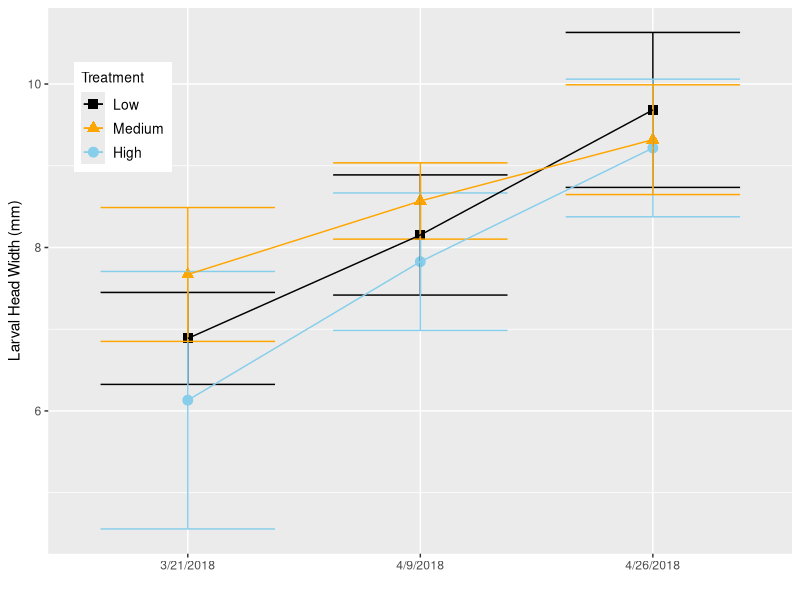
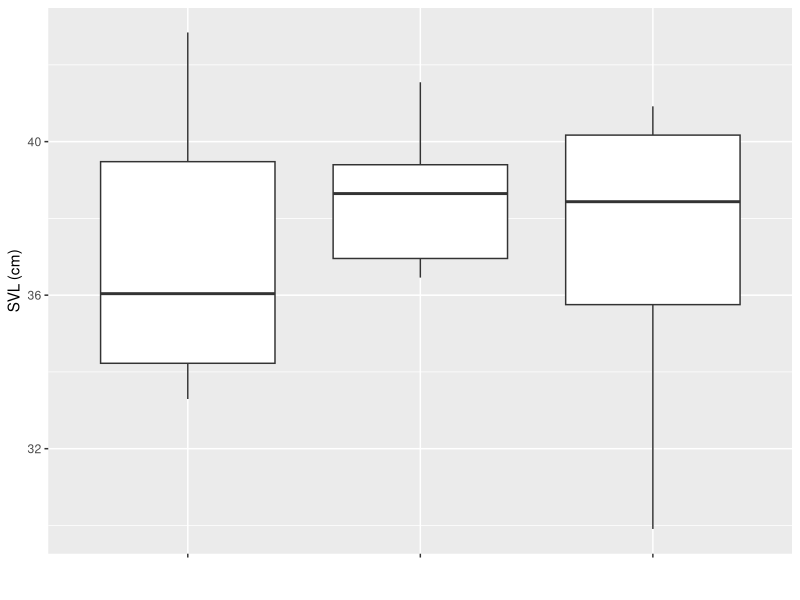
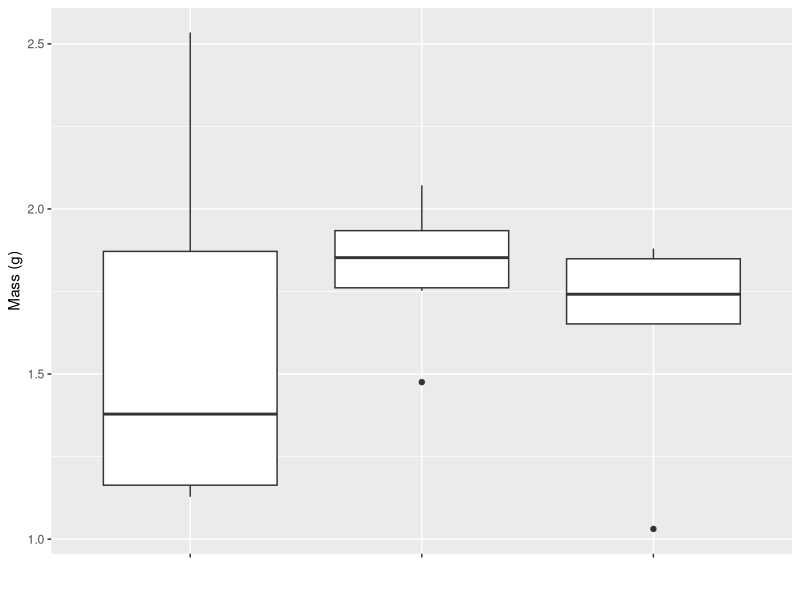
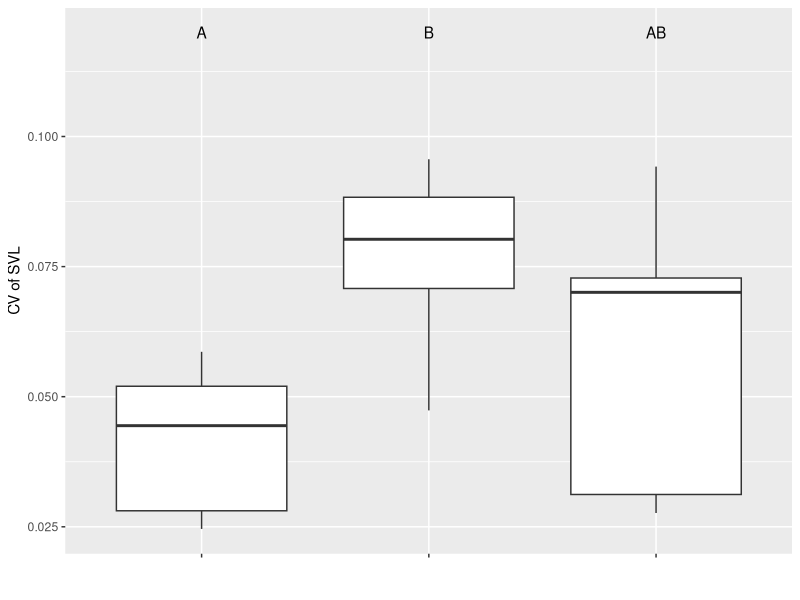
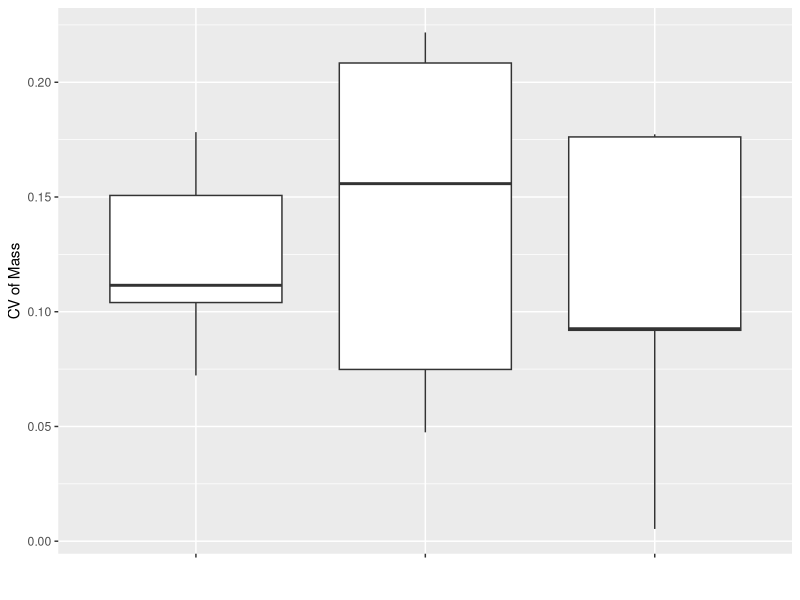
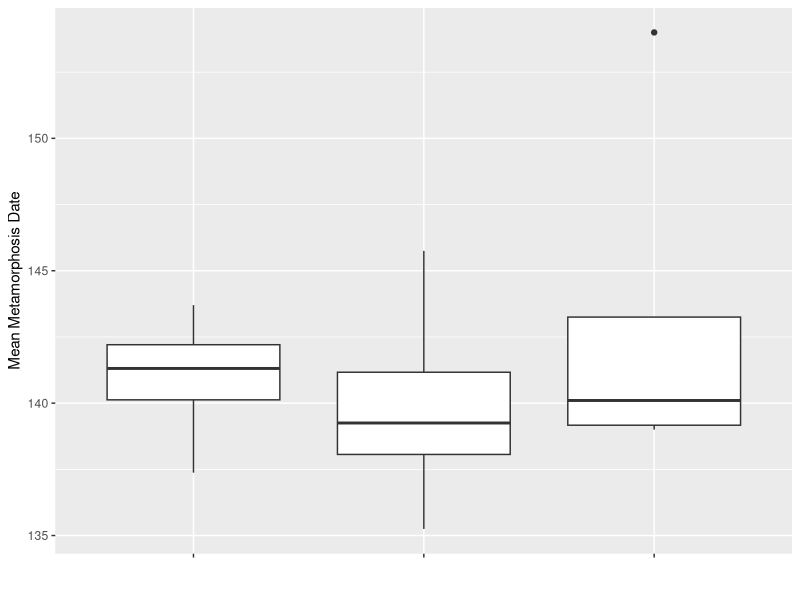
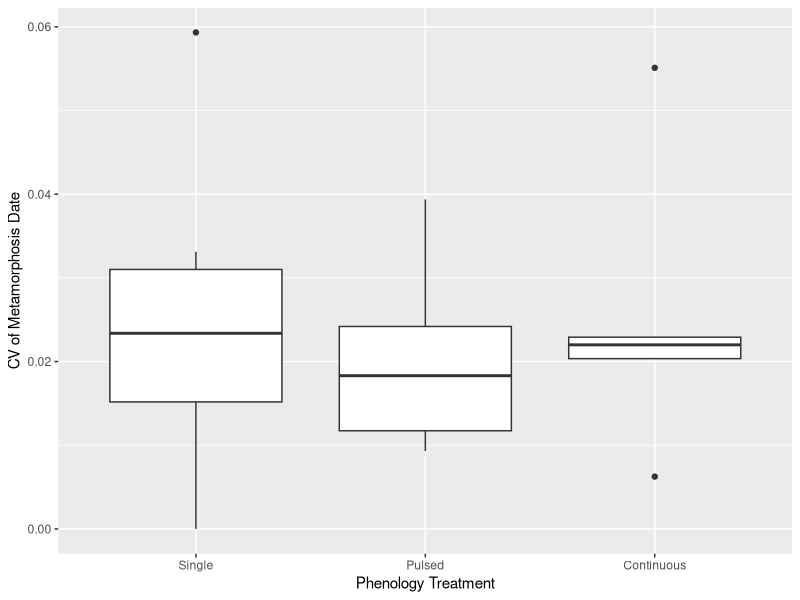
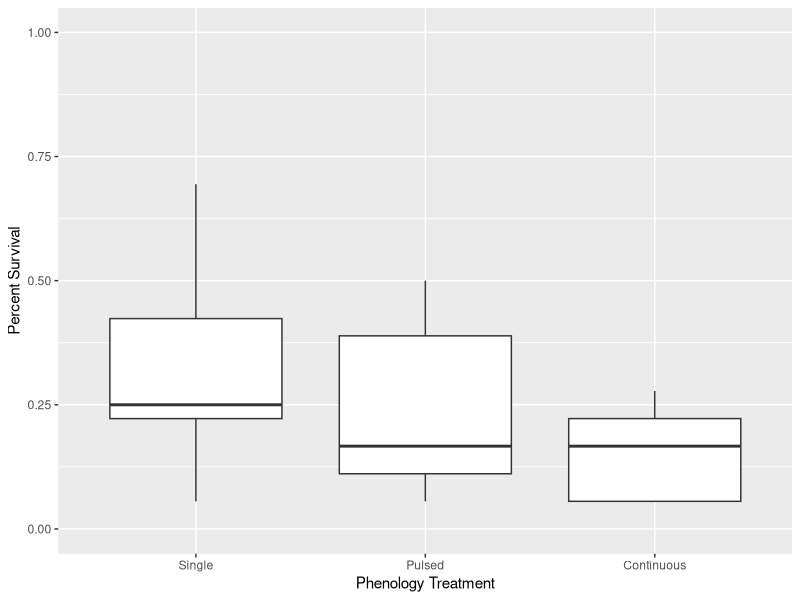

R code for these plots, in order: (Note: this script raises an error after producing the figures.)
###Phenological Variation in Ringed Salamanders###

#set working directory
setwd("C:/Users/Tom/Documents/GitRepos/AnnulatumPhenologicalVariation/")

#clear workspace
rm(list=ls())

#load necessary packages
library(dplyr)
library(tidyr)
library(ggplot2)
library(car)
library(vegan)
library(cowplot)
library(nlme)
library(emmeans)
library(lme4)

#Make function to change dates
extrdate<-function(dat,name){
  dat$Year<-as.numeric(format(as.Date(as.character(dat[,name]),"%m/%d/%Y"),"%Y"))
  dat$Month<-as.numeric(format(as.Date(as.character(dat[,name]),"%m/%d/%Y"),"%m"))
  dat$Day<-as.numeric(format(as.Date(as.character(dat[,name]),"%m/%d/%Y"),"%d"))
  dat$Jdate<-as.numeric(format(as.Date(as.character(dat[,name]),"%m/%d/%Y"),"%j"))
  return(dat)
}

#load data
meta_size<-read.csv("Data/metamorph_size.csv",na.strings = c("-"))
larv_size <- read.csv("Data/larval_size.csv")
tank_key<-read.csv("Data/tank_key.csv",na.strings = c("-"))
larv_surv<-read.csv("Data/larval_survival.csv",na.strings = c("-"))
chla<-read.csv("Data/chla.csv")
zoop<-read.csv("Data/zooplankton.csv")

#Combine and extract relevant
meta_size<-merge(meta_size,tank_key,all=T,by="Tank")
larv_surv<-merge(larv_surv,tank_key,by="Tank")
chla<-merge(chla,tank_key,by.x="Sample",by.y="Tank")

#extract month, day, year information and add Julian date column
meta_size<-extrdate(meta_size,name="Date")
larv_size<-extrdate(larv_size,name="Date")
larv_surv<-extrdate(larv_surv,name="Date")
chla<-extrdate(chla,name="DateCollected")
zoop<-extrdate(zoop,name="Date_Sampled")

#Attach larval counts at end of experiment to rest of data to calculate survival
meta_size<-bind_rows(meta_size,larv_surv)

#Calculate quantity of metamorphs 
meta_size$Quantity<-ifelse(is.na(meta_size$Quantity),1,meta_size$Quantity)

# Annulatum Larval Results ------------------------------------------------

#Take the average, sd and cv of each tank for larval size
larvdat<-larv_size%>%
  group_by(Tank,Treatment,Jdate,Date)%>%
  summarise(meanHW=mean(HW,na.rm=T),sdHW=sd(HW,na.rm=T),cvHW=sdHW/meanHW)

#take the treatment average, sd of each quantity above to plot means +/- SD
larv_plotdat<-larvdat%>%
  group_by(Treatment,Jdate,Date)%>%
  summarise(mean_mean=mean(meanHW,na.rm=T),mean_sd=mean(sdHW,na.rm=T),mean_cv=mean(cvHW,na.rm=T),
            sd_mean=sd(meanHW,na.rm=T),sd_sd=sd(sdHW,na.rm=T),sd_cv=sd(cvHW,na.rm=T))

#generate error bars for both mean and CV of head width
lim.mean<-aes(ymax=larv_plotdat$mean_mean+larv_plotdat$sd_mean,ymin=larv_plotdat$mean_mean-larv_plotdat$sd_mean)
lim.cv<-aes(ymax=larv_plotdat$mean_cv+larv_plotdat$sd_cv,ymin=larv_plotdat$mean_cv-larv_plotdat$sd_cv)

#Plot mean larval head width
mean.pl<-ggplot(larv_plotdat,aes(Date,mean_mean,shape=Treatment,group=Treatment,color=Treatment,shape=Treatment))+
  geom_point(size=3)+geom_errorbar(lim.mean,width=0.75)+
  geom_line()+labs(y="Larval Head Width (mm)",x="")+
  scale_x_discrete(limits=c("3/21/2018","4/9/2018","4/26/2018"))+
  scale_color_manual(values=c("black","orange","skyblue"),breaks=c("one_date","three_dates","six_dates"),labels=c("Low","Medium","High"))+
  theme(legend.position=c(0.1,0.8),legend.text=element_text(size=10),legend.title=element_text(size=10))+
  scale_shape_manual(values=c(15,17,19),breaks=c("one_date","three_dates","six_dates"),labels=c("Low","Medium","High"))
mean.pl

#Plot CV of larval head width
cv.pl<-ggplot(larv_plotdat,aes(Date,mean_cv,shape=Treatment,group=Treatment,color=Treatment))+
  geom_point(size=3)+
  geom_errorbar(lim.cv,width=0.75)+
  geom_line()+
  scale_x_discrete(limits=c("3/21/2018","4/9/2018","4/26/2018"))+
  labs(y="CV of Larval HW",x="Julian Date")+
  theme(legend.position = "none")+
  scale_color_manual(values=c("black","orange","skyblue"))+
  scale_shape_manual(values=c(15,17,19),breaks=c("one_date","three_dates","six_dates"),labels=c("Low","Medium","High"))

#save plot as .tiff file
tiff("Results/Fig1.tiff",height=7,width=3.5,units="in",res=600,compression=c("lzw"))
plot_grid(mean.pl,cv.pl,ncol=1,labels=c("A","B"),align="hv")
dev.off()

#Analyze Growth Rates
growthmod<-lme(meanHW~Treatment*Jdate,random=~Jdate|Tank,data=larvdat,na.action=na.omit)
summary(growthmod)
Anova(growthmod,type =3, test.statistic="F")

cvmod<-lme(cvHW~Treatment+Jdate,random=~Jdate|Tank,data=larvdat,na.action=na.omit)
summary(cvmod)
Anova(cvmod,test.statistic="F")


# Annulatum Metamorph Results ---------------------------------------------

#Aggregate annulatum metamorphosis data
aman_dat<-meta_size%>%
  filter(Species=="AMAN",Treatment!="Control")%>%
  group_by(Treatment,Tank)%>%
  summarise(SVL_mean=mean(SVL*10,na.rm=T),Mass_mean=mean(Mass,na.rm=T),Day_mean=mean(Jdate,na.rm=T),
            SVL_sd=sd(SVL*10,na.rm=T),Mass_sd=sd(Mass,na.rm=T),Day_sd=sd(Jdate,na.rm=T),
            SVL_cv=SVL_sd/SVL_mean,Mass_cv=Mass_sd/Mass_mean,Day_cv=Day_sd/Day_mean,
            Quantity=sum(Quantity,na.rm=T))%>%
  complete(Tank)
aman_dat$Quantity<-ifelse(is.na(aman_dat$Quantity),0,aman_dat$Quantity)

#plot annulatum data by treatment
aa.svl.pl<-ggplot(aman_dat,aes(Treatment,SVL_mean))+
  geom_boxplot()+labs(y="SVL (cm)",x="")+
  scale_x_discrete(labels=c("","",""));aa.svl.pl
aa.mass.pl<-ggplot(aman_dat,aes(Treatment,Mass_mean))+
  geom_boxplot()+
  labs(y="Mass (g)",x="")+
  scale_x_discrete(labels=c("","",""));aa.mass.pl
aa.svlcv.pl<-ggplot(aman_dat,aes(Treatment,SVL_cv))+
  geom_boxplot()+
  labs(y="CV of SVL",x="")+
  scale_x_discrete(labels=c("","",""))+
  annotate(geom="text",x=c(1,2,3),y=0.12,label=c("A","B","AB"));aa.svlcv.pl
aa.masscv.pl<-ggplot(aman_dat,aes(Treatment,Mass_cv))+
  geom_boxplot()+
  labs(y="CV of Mass",x="")+
  scale_x_discrete(labels=c("","",""));aa.masscv.pl
aa.day.pl<-ggplot(aman_dat,aes(Treatment,Day_mean))+
  geom_boxplot()+
  labs(y="Mean Metamorphosis Date",x="")+
  scale_x_discrete(labels=c("","",""));aa.day.pl
aa.daycv.pl<-ggplot(aman_dat,aes(Treatment,Day_cv))+
  geom_boxplot()+
  labs(y="CV of Metamorphosis Date",x="Phenology Treatment")+
  scale_x_discrete(labels=c("Single","Pulsed","Continuous"));aa.daycv.pl
aa.surv.pl<-ggplot(aman_dat,aes(Treatment,Quantity/36))+
  geom_boxplot()+lims(y=c(0,1))+
  labs(y="Percent Survival",x="Phenology Treatment")+
  scale_x_discrete(labels=c("Single","Pulsed","Continuous"));aa.surv.pl

#save plot as .tiff file
tiff("Results/Fig2.tiff",res=600,height=10.5,width=7,units="in",compression=c("lzw"))
plot_grid(aa.svl.pl,aa.svlcv.pl,aa.mass.pl,aa.masscv.pl,aa.day.pl,aa.daycv.pl,aa.surv.pl,
          ncol=2,align="hv",labels=LETTERS[1:6])
dev.off()

#Annulatum analysis
svl.mod<-lm(SVL_mean~Treatment,data=aman_dat)
svlcv.mod<-lm(SVL_cv~Treatment,data=aman_dat)
mass.mod<-lm(Mass_mean~Treatment,data=aman_dat)
masscv.mod<-lm(Mass_cv~Treatment,data=aman_dat)
day.mod<-lm(Day_mean~Treatment,data=aman_dat)
daycv.mod<-lm(Day_cv~Treatment,data=aman_dat)
surv.mod<-glmer(cbind(Quantity,36-Quantity)~Treatment+(1|Tank),data=aman_dat,binomial)
Anova(svl.mod)
Anova(svlcv.mod)
Anova(mass.mod)
Anova(masscv.mod)
Anova(day.mod)
Anova(daycv.mod)
Anova(surv.mod)
summary(svl.mod)
summary(svlcv.mod)
summary(mass.mod)
summary(masscv.mod)
summary(day.mod)
summary(daycv.mod)
summary(surv.mod)

# Prey Results ------------------------------------------------------------

#Calculate prey survival and diversity
surv_wide<-meta_size%>%
  filter(Treatment!="Control")%>%
  group_by(Tank,Species)%>%
  summarise(Quantity=sum(Quantity,na.rm=T))%>%
  spread(key=Species,value = Quantity,fill = "0")
surv_wide<-sapply(as.data.frame(surv_wide),as.numeric)
AMSP<-surv_wide[,"AMMA"]+surv_wide[,"AMTE"]
surv_wide<-as.data.frame(cbind(surv_wide,AMSP))
surv_wide$Diversity<-diversity(surv_wide[,c("BUAM","PSFE","RASP","HYLA","AMSP")])
surv_wide$Richness<-apply(surv_wide[,c("BUAM","PSFE","RASP","HYLA","AMSP")],1,function(x){sum(x>0)})

#merge with larval and metamorph annulatum data
all_wide<-merge(surv_wide,tank_key,by="Tank")
all_wide<-merge(all_wide,aman_dat[,c('Tank','Treatment','SVL_mean','Day_mean')],by=c("Tank","Treatment"),all=T)
all_wide<-merge(all_wide,larvdat[larvdat$Jdate==80,c("Tank","meanHW")],by="Tank",all=T)

#calculate survival
all_wide$TotalSurvival<-rowSums(all_wide[,c("AMSP","BUAM","PSFE","HYLA","RASP")],na.rm=T)
all_wide$TotalInitial<-rowSums(all_wide[,c("InitialAMMA","InitialBUAM","InitialPSFE","InitialHYLA","InitialRASP")],na.rm=T)
all_wide$PercentSurvival<-all_wide$TotalSurvival/all_wide$TotalInitial

#Analyze total survival of amphiban prey
totsurv.mod<-glmer(cbind(TotalSurvival,TotalInitial-TotalSurvival)~Treatment*meanHW+AMAN+(1|Tank),data=all_wide,family=binomial)
Anova(totsurv.mod)
pairs(emmeans::emmeans(totsurv.mod,specs="Treatment"))

#re-run model ignoring potential outlier HW value
summary(update(totsurv.mod,subset=c(meanHW>5)))
Anova(update(totsurv.mod,subset=c(meanHW>5)))

#Analyze survival and diversity with predator size
div.size<-lm(Diversity~Treatment+meanHW,data=all_wide)
Anova(div.size)
summary(div.size)

#re-run model ignoring potential outlier HW value
summary(update(div.size,subset=c(meanHW>5)))

#Plot overall survival and diversity relationships
surv.trt.pl<-ggplot(all_wide,aes(Treatment,PercentSurvival))+
  geom_boxplot()+
  labs(y="Total Prey Percent Survival",x="")+
  scale_x_discrete(labels=c("Single","Pulsed","Continuous"),breaks=c("1 date","3 dates","6 dates"))
surv.hw.pl<-ggplot(all_wide,aes(meanHW,PercentSurvival,group=Treatment))+
  geom_smooth(method = "glm", method.args = list(family = "binomial"),aes(color=Treatment),size=2,se=F)+
  geom_point(aes(shape=Treatment,color=Treatment),size=3)+
  labs(x="Mean Larval HW (mm)",y="")+
  scale_shape_manual(name="Treatment",label=c("Single","Pulsed","Continuous"),values=c(15,17,19))+
  scale_color_manual(name="Treatment",label=c("Single","Pulsed","Continuous"),values=c("black","orange","skyblue"))+
  theme(legend.position=c(0.7,0.8),legend.text=element_text(size=10),legend.title=element_text(size=10))
surv.aman.pl<-ggplot(all_wide,aes(AMAN,PercentSurvival))+
  geom_point(aes(shape=Treatment,color=Treatment),size=3)+
  geom_smooth(method = "glm", method.args = list(family = "binomial"),color="black",size=2,se=F)+
  labs(x=expression("Number of "~italic(A.~annulatum)),y="")+
  scale_shape_manual(name="Treatment",label=c("Single","Pulsed","Continuous"),values=c(15,17,19))+
  scale_color_manual(values=c("black","orange","skyblue"),name="Treatment",label=c("Low","Medium","High"))+
  theme(legend.position="none")
div.trt.pl<-ggplot(all_wide,aes(Treatment,Diversity))+
  geom_boxplot()+
  labs(y="Shannon Diversity",x="Treatment")+
  scale_x_discrete(labels=c("Single","Pulsed","Continuous"),breaks=c("1 date","3 dates","6 dates"))+
  lims(y=c(0,1.5))
div.hw.pl<-ggplot(all_wide,aes(meanHW,Diversity))+
  geom_point(aes(shape=Treatment,color=Treatment),size=3)+
  geom_smooth(method = "lm",color="black",size=2,se=F)+
  scale_shape_manual(values=c(15,17,19))+
  scale_color_manual(values=c("black","orange","skyblue"))+
  labs(x="Mean Larval HW (mm)",y="")+
  lims(y=c(0,1.5))+theme(legend.position="none")

#generate survival summary data for each species for plotting
surv_dat<-all_wide%>%
  mutate(PerSurv_BUAM=BUAM/InitialBUAM,
         PerSurv_PSFE=PSFE/InitialPSFE,
         PerSurv_HYLA=HYLA/InitialHYLA,
         PerSurv_RASP=RASP/InitialRASP,
         PerSurv_AMSP=AMSP/InitialAMMA)%>%
  dplyr::select(Tank,Treatment,PerSurv_BUAM:PerSurv_AMSP)%>%
  gather(Species,Survival,PerSurv_BUAM:PerSurv_AMSP)

#generate color palette
cbbPalette <- c("#E69F00", "#56B4E9", "#009E73", "#F0E442", "#0072B2")
preysurv<-ggplot(surv_dat,aes(Treatment,Survival,fill=Species))+
  geom_boxplot()+
  labs(y="Percent Survival",x="Treatment")+
  lims(y=c(0,0.75))+
  scale_fill_manual(values=cbbPalette,name="",labels=c("AMSP","ANAM","HYLA","PSFE","RASP"))+
  theme(legend.position = c(x=0.01,y=0.9),legend.direction = "horizontal",legend.text=element_text(size=10),legend.title=element_text(size=10))+
  scale_x_discrete(labels=c("Single","Pulsed","Continuous"),limits=c("1 date","3 dates","6 dates"))+
  guides(fill=guide_legend(nrow=2,byrow=TRUE))

#save plot as .tiff file
tiff("Results/Fig3.tiff",height=7,width=9,units="in",compression=c("lzw"),res=600)
plot_grid(surv.trt.pl,surv.hw.pl,surv.aman.pl,preysurv,div.trt.pl,div.hw.pl,
          align="hv",labels=c(LETTERS[1:6]),ncol=3,hjust=-2)
dev.off()

#Ambystoma analysis
amsp_dat<-meta_size%>% 
  filter(Species%in%c("AMMA","AMTE") & Treatment !="Control")%>%
  group_by(Treatment,Tank)%>%
  summarise(SVL_mean=mean(SVL*10,na.rm=T),Mass_mean=mean(Mass,na.rm=T),Day_mean=mean(Jdate,na.rm=T),
            SVL_sd=sd(SVL*10,na.rm=T),Mass_sd=sd(Mass,na.rm=T),Day_sd=sd(Jdate,na.rm=T),
            SVL_cv=SVL_sd/SVL_mean,Mass_cv=Mass_sd/Mass_mean,Day_cv=Day_sd/Day_mean,
            Quantity=sum(Quantity,na.rm=T))%>%
  complete(Tank)

#combine with annulatum data
amsp_dat<-merge(amsp_dat,all_wide[,c("Tank","AMAN","meanHW")],by="Tank")

#Analyze Ambystoma sp. responses
amsp.svl<-lm(SVL_mean~Treatment,data=amsp_dat)
amsp.mass<-lm(Mass_mean~Treatment,data=amsp_dat)
amsp.day<-lm(Day_mean~Treatment,data=amsp_dat)
amsp.surv<-glmer(cbind(AMSP,InitialAMMA-AMSP)~Treatment*meanHW+AMAN+(1|Tank),data=all_wide,family=binomial)
rbind(Anova(amsp.svl),Anova(amsp.mass),Anova(amsp.day))
Anova(amsp.svl)
Anova(amsp.mass)
Anova(amsp.day)
Anova(amsp.surv)

summary(amsp.svl)
summary(amsp.mass)
summary(amsp.day)
summary(amsp.surv)

#Plot Ambystoma responses in relation to phenology treatments
am.svl.pl<-ggplot(amsp_dat,aes(Treatment,SVL_mean))+
  geom_boxplot()+labs(y="SVL (cm)",x="")+
  scale_x_discrete(breaks=c("1 date","3 dates","6 dates"),labels=c("Single","Pulsed","Continuous"));am.svl.pl
am.mass.pl<-ggplot(amsp_dat,aes(Treatment,Mass_mean))+
  geom_boxplot()+
  labs(y="Mass (g)",x="")+
  scale_x_discrete(breaks=c("1 date","3 dates","6 dates"),labels=c("Single","Pulsed","Continuous"));am.mass.pl
am.day.pl<-ggplot(amsp_dat,aes(Treatment,Day_mean))+
  geom_boxplot()+
  labs(y="Date of Metamorphosis",x="")+
  scale_x_discrete(breaks=c("1 date","3 dates","6 dates"),labels=c("Low","Medium","High"));am.day.pl
am.surv.pl<-ggplot(amsp_dat,aes(Treatment,Quantity/45))+
  geom_boxplot()+
  labs(y="Percent Survival")+
  scale_x_discrete(breaks=c("1 date","3 dates","6 dates"),labels=c("Single","Pulsed","Continuous"));am.surv.pl

#save plot as .tiff file
tiff("Results/FigA1.tiff",res=600,height=7,width=7,units="in",compression=c("lzw"))
plot_grid(am.svl.pl,am.mass.pl,am.day.pl,am.surv.pl,align="hv",labels=LETTERS[1:4])
dev.off()

#Plot Ambystoma responses in relation to annulatum density and size
fig4a<-ggplot(amsp_dat,aes(AMAN,Quantity/45))+
  geom_point(aes(shape=Treatment,color=Treatment),size=3)+lims(y=c(0,1))+
  geom_smooth(method="glm",method.args = list(family = "binomial"),se=F,color="black")+
  labs(y="Percent Survival",x=expression("Number of surviving"~italic(A.~annulatum)))+
  scale_shape_manual(values=c(15,17,19),breaks=c("1 date","3 dates","6 dates"),labels=c("Single","Pulsed","Continuous"))+
  scale_color_manual(values=c("black","orange","skyblue"),name="Treatment",label=c("Low","Medium","High"),breaks=c("1 date","3 dates","6 dates"))+
  theme(legend.position=c(0.7,0.8),legend.text=element_text(size=10),legend.title=element_text(size=10))
fig4b<-ggplot(amsp_dat,aes(meanHW,Quantity/45))+
  geom_point(aes(shape=Treatment,color=Treatment),size=3)+lims(y=c(0,1))+
  geom_smooth(method="glm",method.args = list(family = "binomial"),se=F,aes(color=Treatment))+
  labs(y="",x="Mean Larval HW (mm)")+
  scale_shape_manual(values=c(15,17,19),breaks=c("1 date","3 dates","6 dates"),labels=c("Single","Pulsed","Continuous"))+
  scale_color_manual(values=c("black","orange","skyblue"),name="Treatment",label=c("Single","Pulsed","Continuous"),breaks=c("1 date","3 dates","6 dates"))+
  theme(legend.position="none")

#save plot as .tiff file
tiff("Results/Fig4.tiff",res=600,height=3.5,width=7,units="in",compression=c("lzw"))
plot_grid(fig4a,fig4b,ncol=2,labels=c("A","B"))
dev.off()

#RASP data aggregation
rasp_dat<-meta_size%>% 
  filter(Species=="RASP")%>%
  group_by(Treatment,Tank)%>%
  summarise(SVL_mean=mean(SVL*10,na.rm=T),Mass_mean=mean(Mass,na.rm=T),Day_mean=mean(Jdate,na.rm=T),
            SVL_sd=sd(SVL*10,na.rm=T),Mass_sd=sd(Mass,na.rm=T),Day_sd=sd(Jdate,na.rm=T),
            SVL_cv=SVL_sd/SVL_mean,Mass_cv=Mass_sd/Mass_mean,Day_cv=Day_sd/Day_mean,
            Quantity=sum(Quantity,na.rm=T))%>%
  complete(Tank)

#merge with annulatum data
rasp_dat<-merge(rasp_dat,all_wide[,c("Tank","AMAN","meanHW")],by="Tank")

#Plot RASP data
rs.svl.pl<-ggplot(rasp_dat,aes(Treatment,SVL_mean))+
  geom_boxplot()+
  labs(y="SVL (mm)",x="")+
  scale_x_discrete(breaks=c("1 date","3 dates","6 dates"),labels=c("Single","Pulsed","Continuous"));rs.svl.pl
rs.mass.pl<-ggplot(rasp_dat,aes(Treatment,Mass_mean))+
  geom_boxplot()+
  labs(y="Mass (g)",x="")+
  scale_x_discrete(breaks=c("1 date","3 dates","6 dates"),labels=c("Single","Pulsed","Continuous"));rs.mass.pl
rs.day.pl<-ggplot(rasp_dat,aes(Treatment,Day_mean))+
  geom_boxplot()+
  labs(y="Date of Metamorphosis",x="Treatment")+
  scale_x_discrete(breaks=c("1 date","3 dates","6 dates"),labels=c("Single","Pulsed","Continuous"));rs.day.pl
rs.surv.pl<-ggplot(rasp_dat,aes(Treatment,Quantity/200))+
  geom_boxplot()+
  labs(y="Percent Survival")+
  scale_x_discrete(breaks=c("1 date","3 dates","6 dates"),labels=c("Single","Pulsed","Continuous"));rs.surv.pl

#save plot as .tiff file
tiff("Results/FigA2.tiff",res=600,height=7,width=7,units="in",compression=c("lzw"))
plot_grid(rs.svl.pl,rs.mass.pl,rs.day.pl,rs.surv.pl,align="hv",labels=LETTERS[1:4])
dev.off()

#Plot RASP survival in relation to annulatum body size
rasp.aman.pl<-ggplot(all_wide,aes(meanHW,RASP/200))+
  geom_point(aes(shape=Treatment,color=Treatment),size=3)+
  geom_smooth(method="glm",method.args = list(family = "binomial"),se=F,color="black")+
  labs(y="Percent Survival",x="Mean Larval HW (mm)")+
  scale_shape_manual(values=c(15,17,19),breaks=c("1 date","3 dates","6 dates"),labels=c("Single","Pulsed","Continuous"))+
  scale_color_manual(values=c("black","orange","skyblue"),name="Treatment",label=c("Single","Pulsed","Continuous"),breaks=c("1 date","3 dates","6 dates"))+
  theme(legend.position=c(0.7,0.8),legend.text=element_text(size=10),legend.title=element_text(size=10))

#save plot as .tiff file
tiff("Results/FigA3.tiff",res=600,height=3.5,width=3.5,units="in",compression=c("lzw"))
rasp.aman.pl
dev.off()

#Analyze RASP responses
rasp.svl<-lm(SVL_mean~Treatment,data=rasp_dat)
rasp.mass<-lm(Mass_mean~Treatment,data=rasp_dat)
rasp.smi<-lm(SMI_mean~Treatment,data=rasp_dat)
rasp.day<-lm(Day_mean~Treatment,data=rasp_dat)
rasp.surv<-glmer(cbind(RASP,InitialRASP-RASP)~Treatment+meanHW+(1|Tank),data=all_wide,family=binomial)
Anova(rasp.svl)
Anova(rasp.mass)
Anova(rasp.day)
Anova(rasp.surv)
#re-run survival to see if HW outlier matters
Anova(update(rasp.surv,subset=c(meanHW>5)))

summary(rasp.svl)
summary(rasp.mass)
summary(rasp.day)
summary(rasp.surv)
#re-run survival to see if HW outlier matters
summary(update(rasp.surv,subset=c(meanHW>5)))

#analyze PSFE survival
psfe.surv<-glmer(cbind(PSFE,InitialPSFE-PSFE)~Treatment+(1|Tank),data=all_wide,family=binomial)
Anova(psfe.surv)

# Plankton Results --------------------------------------------------------

#Phytoplankton plots and analysis
chla.pl<-ggplot(filter(chla),aes(Treatment,log(TotChla_mgL)))+
  geom_boxplot()+
  scale_x_discrete(limits=c("1 date","3 dates","6 dates"),labels=c("Single","Pulsed","Continuous"))+
  labs(x="",y="log-Chl a (mg/L)");may_chla.pl

#combine with anuran and salamander data
surv_wide$TotAnurans<-rowSums(surv_wide[,c("BUAM","HYLA","PSFE","RASP")])
chla<-merge(surv_wide,chla,by.x=c("Tank"),by.y=c("Sample"),all=T)

#models
chla.mod<-lm(log(TotChla_mgL)~Treatment+AMAN+TotAnurans,data=chla,subset=c(DateCollected=="5/4/2018"))
Anova(chla.mod)
summary(chla.mod)

#combine zoolankton data with salamander data
zoop<-merge(surv_wide,zoop,by="Tank",all=T)

totzoop.pl<-ggplot(zoop,aes(Treatment,log1p(Total.L)))+
  geom_boxplot()+
  scale_x_discrete(limits=c("1 date","3 dates","6 dates"),labels=c("Single","Pulsed","Continuous"))+
  labs(x="Treatment",y="log-Total Zooplankton (per L)");may_totzoop.pl

#save plot as .tiff file
tiff("Results/FigA5.tiff",res=600,height=7,width=3.5,compression=c("lzw"),units="in")
plot_grid(chla.pl,totzoop.pl,ncol=1,labels=c("A","B"))
dev.off()

#Plankton analysis
tot.logmod<-lm(log1p(Total.L)~Treatment,data=zoop)
Anova(tot.logmod)
summary(tot.logmod)

tot.poismod<-glmer(Total.L~Treatment+(1|Tank),data=zoop,family="poisson")
Anova(tot.poismod)
tot.negbinmod<-glmer.nb(Total.L~Treatment+(1|Tank),data=zoop)
Anova(tot.negbinmod)

# Temporal Overlap --------------------------------------------------------

#Temporal overlap metrics
par(mfrow=c(3,2),mar=c(3,4,0,0))
hist(aman_dat$Day_mean-64)
rasp.ol<-mean(aman_dat$Day_mean-64,na.rm=T)

hist(aman_dat$Day_mean-70)
psfe.ol<-mean(aman_dat$Day_mean-70,na.rm=T)

hist(aman_dat$Day_mean-93)
amsp.ol<-mean(aman_dat$Day_mean-93,na.rm=T)

hist(aman_dat$Day_mean-97)
anam.ol<-mean(aman_dat$Day_mean-97,na.rm=T)

hist(aman_dat$Day_mean-129)
hyla.ol<-mean(aman_dat$Day_mean-129,na.rm=T)
